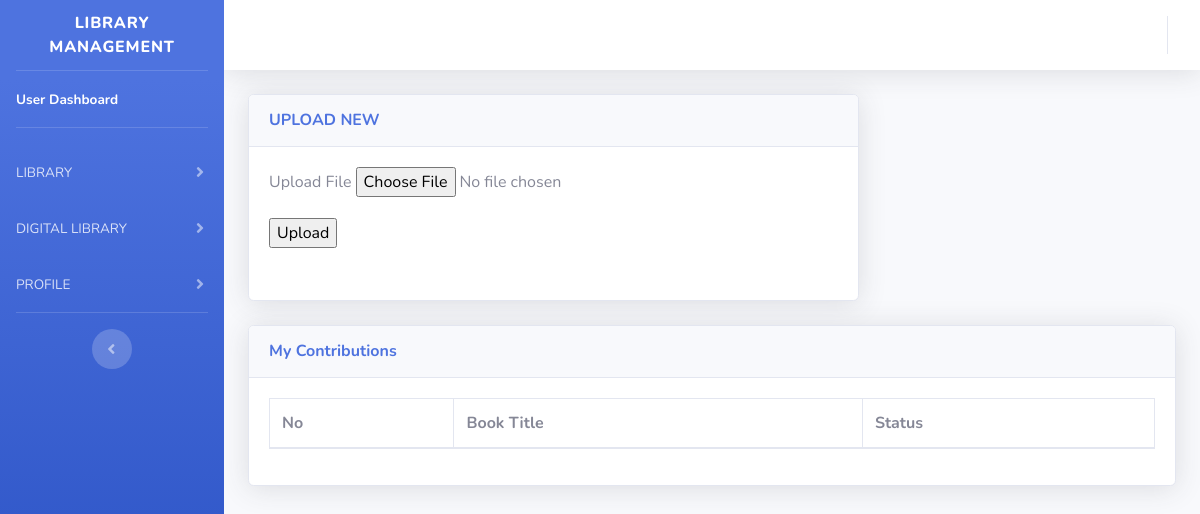
The app's page /templates/startbootstrap-sb-admin-2-gh-pages/user_ebook_add.php (signed in), older data.
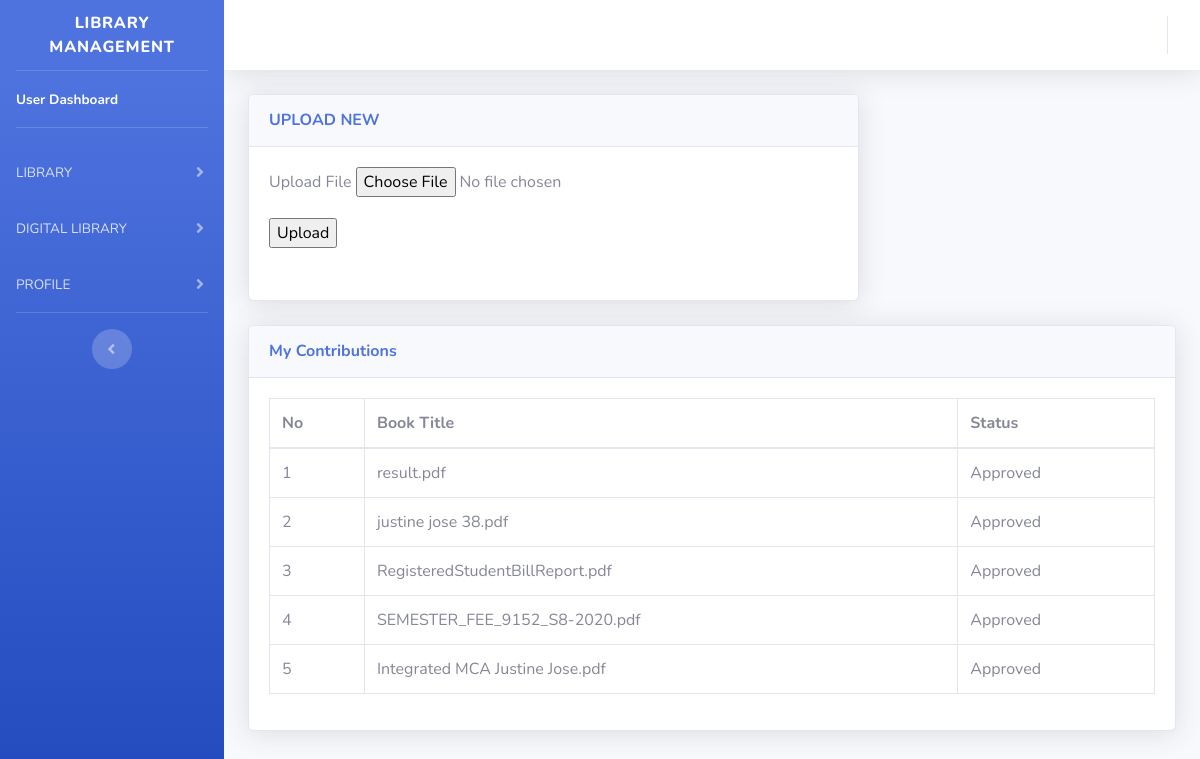
The same page, newer data.
### tables this page shows
CREATE TABLE `ebook_table` (
  `ebook_id` int(10) NOT NULL,
  `l_id` int(10) NOT NULL,
  `book_name` varchar(255) NOT NULL,
  `book_size` int(40) NOT NULL,
  `downloads` int(11) NOT NULL,
  `status` varchar(40) NOT NULL
);

### templates/startbootstrap-sb-admin-2-gh-pages/user_ebook_add.php (the view, shortened to what the changed rows need)
<?php
include('../startbootstrap-sb-admin-2-gh-pages/PHP/connection.php');
if(!empty($_SESSION['username']))
{
?>
<!DOCTYPE html>
<html lang="en">
<head>
    <link href="vendor/fontawesome-free/css/all.min.css" rel="stylesheet" type="text/css">
    <link href="css/sb-admin-2.min.css" rel="stylesheet">
</head>
<body id="page-top">
    <div id="wrapper">
        <div id="content-wrapper" class="d-flex flex-column">
            <div id="content">
            <div class="container-fluid">
<div class="card shadow mb-4">
    <div class="card-body">
        <div class="table-responsive">
        <form method = "POST" action = "php/approve.php">
            <table class="table table-bordered" id="dataTable" width="100%" cellspacing="0">
                <thead>
                    <tr>
                        <th>No</th>
                        <th>Book Title</th>
                        <th>Status</th>
                    </tr>
                </thead>
    <?php
            $username =$_SESSION["username"];
            $sql = "SELECT * FROM ebook_table where l_id = (select l_id from login where username='$username')";
            $result = mysqli_query($con,$sql);
            $count = 1;
            while($row = mysqli_fetch_array($result))
                {
                    ?>
                    <tr>
                    <?php
                    echo "<td>" .$count++ ."</td>";
                    echo "<td>" .$row["book_name"] ."</td>";
                     if ($row['status']=='0')
                        {
                                  echo "<td> Waiting for action </td>";
                        }
                    elseif($row['status'] == 'Approved')
                        {
                            echo "<td>Approved</td>" ;
                        }
                    else {
                        echo "<td> Rejected </td>" ;
                    }
                }
    ?>
            </table>
        </form>
    </div>
    </div>
    </div>
        </div>
    </div>
</body>
</html>
<?php
    }
    else{
        header("location: login.php");
    }
    ?>

Row changes from the older to the newer data that the page shows:
added ebook_table: book_name "result.pdf", status "Approved"
added ebook_table: book_name "justine jose 38.pdf", status "Approved"
added ebook_table: book_name "RegisteredStudentBillReport.pdf", status "Approved"
added ebook_table: book_name "SEMESTER_FEE_9152_S8-2020.pdf", status "Approved"
added ebook_table: book_name "Integrated MCA Justine Jose.pdf", status "Approved"
